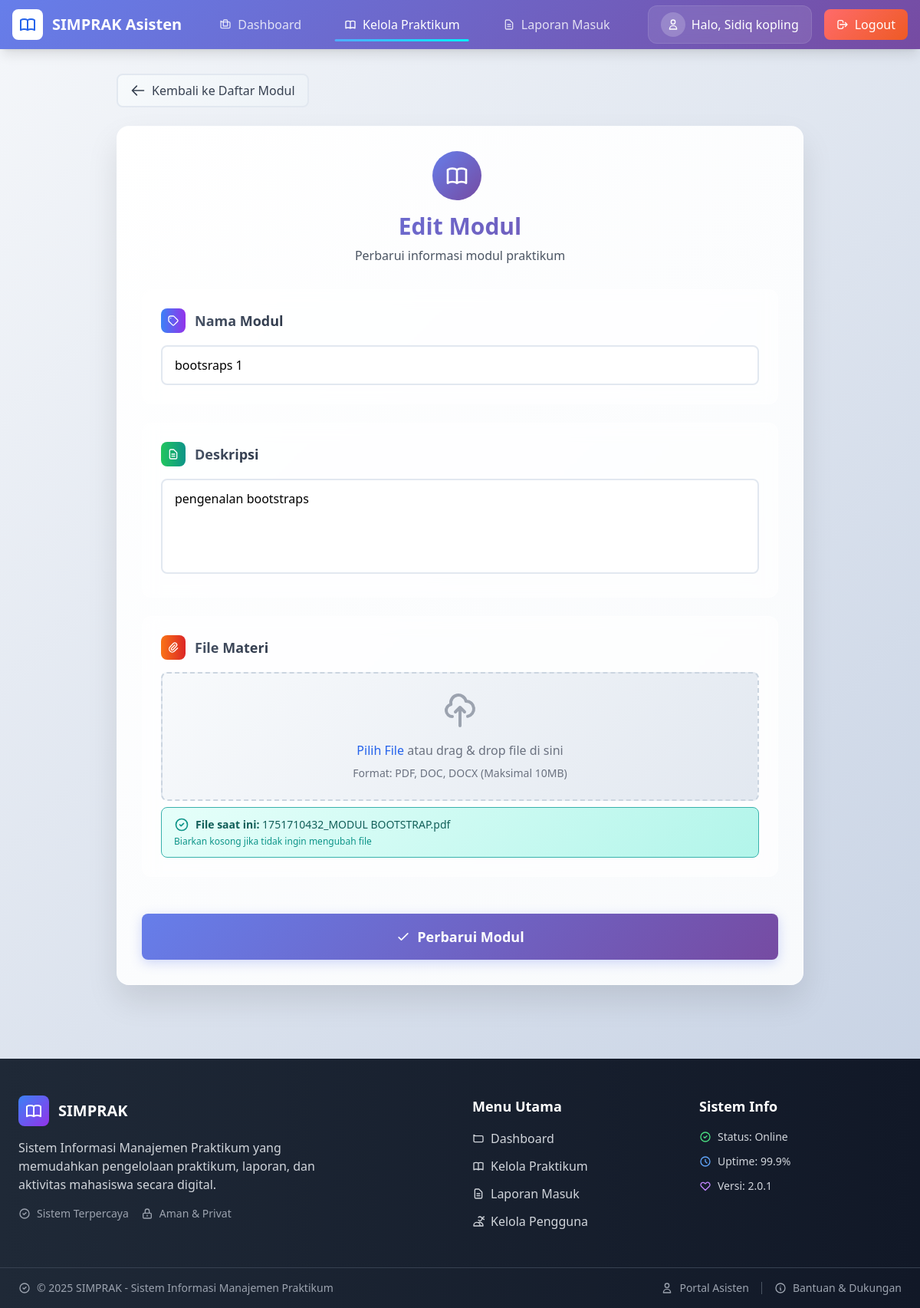
/asisten/modul_form.php?praktikum_id=1&modul_id=1 (signed in), run on the app's committed database.
### tables this page shows
CREATE TABLE `modul` (
  `id` int(11) NOT NULL,
  `praktikum_id` int(11) NOT NULL,
  `nama_modul` varchar(100) NOT NULL,
  `deskripsi` text DEFAULT NULL,
  `file_materi` varchar(255) DEFAULT NULL,
  `created_at` timestamp NOT NULL DEFAULT current_timestamp()
);

### asisten/modul_form.php (the view, shortened to what this page needs)
<?php
require_once 'templates/header_asisten.php';
$praktikum_id = $_GET['praktikum_id'];
$modul_id = $_GET['modul_id'] ?? null;
$data = ['id' => '', 'nama_modul' => '', 'deskripsi' => '', 'file_materi' => ''];
if ($modul_id) {
    $stmt = $conn->prepare("SELECT * FROM modul WHERE id = ? AND praktikum_id = ?");
    $stmt->bind_param("ii", $modul_id, $praktikum_id);
    $stmt->execute();
    $result = $stmt->get_result();
    if ($result->num_rows > 0) {
        $data = $result->fetch_assoc();
    }
}
?>
<div class="max-w-4xl mx-auto">
    <div class="mb-6">
        <a href="modul_manage.php?praktikum_id=<?php echo $praktikum_id; ?>" class="back-btn inline-flex items-center px-4 py-2 rounded-lg font-medium text-gray-700 hover:text-gray-900 transition-all duration-300">
            <svg class="w-5 h-5 mr-2" fill="none" stroke="currentColor" viewBox="0 0 24 24">
                <path stroke-linecap="round" stroke-linejoin="round" stroke-width="2" d="M10 19l-7-7m0 0l7-7m-7 7h18"></path>
            </svg>
            Kembali ke Daftar Modul
        </a>
    </div>
    <div class="form-container rounded-2xl p-8 animated-border">
        <div class="text-center mb-8">
            <div class="icon-wrapper w-16 h-16 mx-auto mb-4">
            </div>
            <h1 class="form-header text-3xl font-bold mb-2">
                <?php echo $modul_id ? 'Edit' : 'Tambah'; ?> Modul
            </h1>
            <p class="text-gray-600">
                <?php echo $modul_id ? 'Perbarui informasi modul praktikum' : 'Buat modul praktikum baru'; ?>
            </p>
        </div>
        <form action="modul_action.php" method="POST" enctype="multipart/form-data" class="space-y-6">
            <div class="form-section">
                <div class="flex items-center mb-4">
                    <div class="w-8 h-8 bg-gradient-to-r from-blue-500 to-purple-600 rounded-lg flex items-center justify-center mr-3">
                        <svg class="w-4 h-4 text-white" fill="none" stroke="currentColor" viewBox="0 0 24 24">
                            <path stroke-linecap="round" stroke-linejoin="round" stroke-width="2" d="M7 7h.01M7 3h5c.512 0 1.024.195 1.414.586l7 7a2 2 0 010 2.828l-7 7a2 2 0 01-2.828 0l-7-7A1.994 1.994 0 013 12V7a4 4 0 014-4z"></path>
                        </svg>
                    </div>
                    <label for="nama_modul" class="form-label text-lg">Nama Modul</label>
                </div>
                <input type="text"
                       name="nama_modul"
                       id="nama_modul"
                       value="<?php echo htmlspecialchars($data['nama_modul']); ?>"
                       class="form-input w-full px-4 py-3 rounded-lg focus:outline-none"
                       placeholder="Masukkan nama modul praktikum"
                       required>
            </div>
            <div class="form-section">
                <div class="flex items-center mb-4">
                    <div class="w-8 h-8 bg-gradient-to-r from-green-500 to-teal-600 rounded-lg flex items-center justify-center mr-3">
                        <svg class="w-4 h-4 text-white" fill="none" stroke="currentColor" viewBox="0 0 24 24">
                            <path stroke-linecap="round" stroke-linejoin="round" stroke-width="2" d="M9 12h6m-6 4h6m2 5H7a2 2 0 01-2-2V5a2 2 0 012-2h5.586a1 1 0 01.707.293l5.414 5.414a1 1 0 01.293.707V19a2 2 0 01-2 2z"></path>
                        </svg>
                    </div>
                    <label for="deskripsi" class="form-label text-lg">Deskripsi</label>
                </div>
                <textarea name="deskripsi"
                          id="deskripsi"
                          rows="4"
                          class="form-input w-full px-4 py-3 rounded-lg focus:outline-none resize-none"
                          placeholder="Jelaskan detail tentang modul ini..."><?php echo htmlspecialchars($data['deskripsi']); ?></textarea>
            </div>
            <div class="form-section">
                <div class="flex items-center mb-4">
                    <div class="w-8 h-8 bg-gradient-to-r from-orange-500 to-red-600 rounded-lg flex items-center justify-center mr-3">
                        <svg class="w-4 h-4 text-white" fill="none" stroke="currentColor" viewBox="0 0 24 24">
                            <path stroke-linecap="round" stroke-linejoin="round" stroke-width="2" d="M15.172 7l-6.586 6.586a2 2 0 102.828 2.828l6.414-6.586a4 4 0 00-5.656-5.656l-6.415 6.585a6 6 0 108.486 8.486L20.5 13"></path>
                        </svg>
                    </div>
                    <label for="file_materi" class="form-label text-lg">File Materi</label>
                </div>
                <div class="file-input p-6 rounded-lg text-center">
                    <svg class="w-12 h-12 mx-auto mb-4 text-gray-400" fill="none" stroke="currentColor" viewBox="0 0 24 24">
                        <path stroke-linecap="round" stroke-linejoin="round" stroke-width="2" d="M7 16a4 4 0 01-.88-7.903A5 5 0 1115.9 6L16 6a5 5 0 011 9.9M15 13l-3-3m0 0l-3 3m3-3v12"></path>
                    </svg>
                    <label for="file_materi" class="cursor-pointer">
                        <span class="text-blue-600 hover:text-blue-800 font-medium">Pilih File</span>
                        <span class="text-gray-500"> atau drag & drop file di sini</span>
                    </label>
                    <p class="text-sm text-gray-500 mt-2">Format: PDF, DOC, DOCX (Maksimal 10MB)</p>
                </div>
                <?php if ($data['file_materi']): ?>
                <div class="current-file mt-4">
                    <div class="flex items-center">
                        <svg class="w-5 h-5 text-teal-600 mr-2" fill="none" stroke="currentColor" viewBox="0 0 24 24">
                            <path stroke-linecap="round" stroke-linejoin="round" stroke-width="2" d="M9 12l2 2 4-4m6 2a9 9 0 11-18 0 9 9 0 0118 0z"></path>
                        </svg>
                        <span class="text-sm text-teal-800">
                            <strong>File saat ini:</strong> <?php echo htmlspecialchars($data['file_materi']); ?>
                        </span>
                    </div>
                    <p class="text-xs text-teal-600 mt-1">Biarkan kosong jika tidak ingin mengubah file</p>
                </div>
                <?php endif; ?>
            </div>
            <div class="pt-6">
                <button type="submit" class="submit-btn w-full py-4 px-6 rounded-lg text-white font-bold text-lg transition-all duration-300">
                    <div class="flex items-center justify-center">
                        <svg class="w-5 h-5 mr-2" fill="none" stroke="currentColor" viewBox="0 0 24 24">
                            <path stroke-linecap="round" stroke-linejoin="round" stroke-width="2" d="M5 13l4 4L19 7"></path>
                        </svg>
                        <?php echo $modul_id ? 'Perbarui' : 'Simpan'; ?> Modul
                    </div>
                </button>
            </div>
        </form>
    </div>
</div>
<?php require_once 'templates/footer_asisten.php'; ?>

### asisten/templates/header_asisten.php (style rules this page uses)
body { background: linear-gradient(135deg, #f5f7fa 0%, #c3cfe2 100%); min-height: 100vh; }

### asisten/modul_form.php (style rules this page uses)
.form-container { background: linear-gradient(135deg, #ffffff 0%, #f8fafc 100%); backdrop-filter: blur(10px); border: 1px solid rgba(255,255,255,0.2); box-shadow: 0 20px 40px rgba(0,0,0,0.1); }
.form-header { background: linear-gradient(135deg, #667eea 0%, #764ba2 100%); -webkit-background-clip: text; -webkit-text-fill-color: transparent; background-clip: text; }
.form-input { transition: all 0.3s ease; border: 2px solid #e2e8f0; background: rgba(255,255,255,0.8); }
.form-label { background: linear-gradient(135deg, #4a5568 0%, #2d3748 100%); -webkit-background-clip: text; -webkit-text-fill-color: transparent; background-clip: text; font-weight: 600; }
.submit-btn { background: linear-gradient(135deg, #667eea 0%, #764ba2 100%); transition: all 0.3s ease; box-shadow: 0 4px 15px rgba(102,126,234,0.3); }
.back-btn { background: linear-gradient(135deg, #f7fafc 0%, #edf2f7 100%); border: 2px solid #e2e8f0; transition: all 0.3s ease; }
.file-input { background: linear-gradient(135deg, #f8fafc 0%, #e2e8f0 100%); border: 2px dashed #cbd5e0; transition: all 0.3s ease; }
.current-file { background: linear-gradient(135deg, #e6fffa 0%, #b2f5ea 100%); border: 1px solid #38b2ac; border-radius: 8px; padding: 12px 16px; margin-top: 8px; }
.icon-wrapper { background: linear-gradient(135deg, #667eea 0%, #764ba2 100%); border-radius: 50%; padding: 8px; display: inline-flex; align-items: center; justify-content: center; margin-right: 8px; }
.form-section { background: rgba(255,255,255,0.6); border-radius: 12px; padding: 24px; margin-bottom: 24px; border: 1px solid rgba(255,255,255,0.3); backdrop-filter: blur(10px); }
.animated-border { position: relative; overflow: hidden; }
.animated-border::before { content: ''; position: absolute; top: 0; left: -100%; width: 100%; height: 2px; background: linear-gradient(90deg, transparent, #667eea, transparent); transition: left 0.5s; }

### asisten/templates/footer_asisten.php (style rules this page uses)
html { scroll-behavior: smooth; }

### data on the page
modul: nama_modul "bootsraps 1", deskripsi "pengenalan bootstraps", file_materi "1751710432_MODUL BOOTSTRAP.pdf"

### other printed values
$_SESSION['nama'] "Sidiq kopling"
